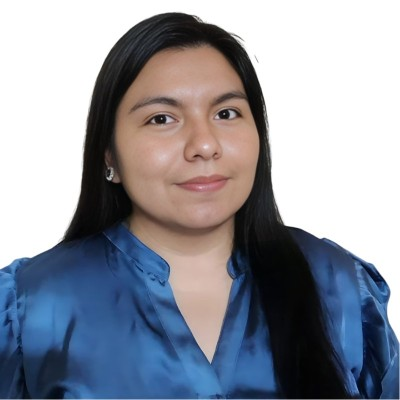
#> input picture assets/foto.png, 400 x 400 px
$ python generate_banner.py
#> lines starting #> are read from the running program, lines starting #| are printed output that depends on the picture
### scripts/pixel_icons.py
"""
Íconos de píxeles para el carrusel del panel (cuadrícula de 48 x 48).

Cada función devuelve un Canvas con:
  - px:     {(fila, col): intensidad 0..1}  -> un píxel por celda
  - blocks: [(col, fila, ancho, alto, intensidad)] -> bloques grandes (mapa de commits)

Intensidad 1 = lo más destacado (claro en tema oscuro, oscuro en tema claro).
Son dibujos propios y genéricos, no logos de marcas.
"""
import math
import random

N = 48


class Canvas:
    def __init__(self):
        self.px = {}
        self.blocks = []

    def set(self, x, y, i):
        x, y = int(round(x)), int(round(y))
        if 0 <= x < N and 0 <= y < N:
            self.px[(y, x)] = max(self.px.get((y, x), 0), i)

    def dot(self, x, y, i, t=1):
        off = (t - 1) / 2
        for dy in range(t):
            for dx in range(t):
                self.set(x + dx - off, y + dy - off, i)

    def line(self, x0, y0, x1, y1, i, t=1):
        n = int(max(abs(x1 - x0), abs(y1 - y0)) * 2) + 1
        for k in range(n + 1):
            f = k / n
            self.dot(x0 + (x1 - x0) * f, y0 + (y1 - y0) * f, i, t)

    def poly(self, pts, i, t=1):
        for (x0, y0), (x1, y1) in zip(pts, pts[1:]):
            self.line(x0, y0, x1, y1, i, t)

    def rect(self, x0, y0, x1, y1, i):
        for y in range(y0, y1 + 1):
            for x in range(x0, x1 + 1):
                self.set(x, y, i)

    def box(self, x0, y0, x1, y1, i):
        self.line(x0, y0, x1, y0, i)
        self.line(x0, y1, x1, y1, i)
        self.line(x0, y0, x0, y1, i)
        self.line(x1, y0, x1, y1, i)

    def disc(self, cx, cy, r, i):
        for y in range(int(cy - r - 1), int(cy + r + 2)):
            for x in range(int(cx - r - 1), int(cx + r + 2)):
                if (x - cx) ** 2 + (y - cy) ** 2 <= r * r:
                    self.set(x, y, i)

    def ellipse(self, cx, cy, rx, ry, i, a0=0, a1=2 * math.pi):
        steps = 240
        pts = [(cx + rx * math.cos(a0 + (a1 - a0) * k / steps),
                cy + ry * math.sin(a0 + (a1 - a0) * k / steps)) for k in range(steps + 1)]
        self.poly(pts, i)


def bi_chart():
    """Gráfico de barras con línea de tendencia: dashboards / Power BI."""
    c = Canvas()
    c.line(6, 41, 43, 41, 0.55)
    c.line(6, 5, 6, 41, 0.55)
    heights = [11, 19, 15, 25, 31]
    tops = []
    for k, h in enumerate(heights):
        x0 = 10 + k * 7
        top = 40 - h
        c.rect(x0, top, x0 + 4, 40, 0.45 + k * 0.08)
        c.line(x0, top, x0 + 4, top, 1.0)
        tops.append((x0 + 2, top - 5))
    c.poly(tops, 1.0)
    for x, y in tops:
        c.dot(x, y, 1.0, 2)
    return c


def database():
    """Cilindro de base de datos: SQL."""
    c = Canvas()
    cx, rx, ry, top, bot = 24, 15, 5, 9, 38
    c.ellipse(cx, top, rx, ry, 1.0)
    for y in range(top - ry + 1, top + ry):
        for x in range(cx - rx + 1, cx + rx):
            if ((x - cx) / rx) ** 2 + ((y - top) / ry) ** 2 < 0.75:
                c.set(x, y, 0.4)
    c.line(cx - rx, top, cx - rx, bot, 1.0)
    c.line(cx + rx, top, cx + rx, bot, 1.0)
    c.ellipse(cx, bot, rx, ry, 1.0, 0, math.pi)
    for yb in (top + 10, top + 20):
        c.ellipse(cx, yb, rx, ry, 0.75, 0, math.pi)
    for y in (top + 6, top + 16, top + 26):  # lucecitas de los discos
        c.dot(cx + rx - 4, y + 2, 1.0)
        c.dot(cx + rx - 7, y + 2, 0.6)
    return c


def neural_net():
    """Red neuronal de 3 capas: IA / Machine Learning."""
    c = Canvas()
    layers = [(8, [12, 24, 36]), (24, [7, 18, 30, 41]), (40, [17, 31])]
    for (x0, ys0), (x1, ys1) in zip(layers, layers[1:]):
        for y0 in ys0:
            for y1 in ys1:
                c.line(x0, y0, x1, y1, 0.35)
    for x, ys in layers:
        for y in ys:
            c.disc(x, y, 3.3, 0.8)
            c.disc(x, y, 1.6, 1.0)
    return c


def vision():
    """Ojo con visor de cámara: visión por computadora."""
    c = Canvas()
    up, lo = [], []
    for k in range(73):
        x = 5 + k * 0.53
        h = 12 * (1 - ((x - 24) / 19) ** 2)
        up.append((x, 24 - h))
        lo.append((x, 24 + h))
    c.poly(up, 1.0, 2)
    c.poly(lo, 1.0, 2)
    c.disc(24, 24, 8, 0.6)
    c.disc(24, 24, 3.8, 0.2)
    c.dot(21, 21, 1.0, 2)
    for sx, sy in ((1, 1), (46, 1), (1, 46), (46, 46)):  # esquinas del visor
        dx = 1 if sx < 24 else -1
        dy = 1 if sy < 24 else -1
        c.line(sx, sy, sx + dx * 6, sy, 0.75, 2)
        c.line(sx, sy, sx, sy + dy * 6, 0.75, 2)
    return c


def wavelet():
    """Onda wavelet (Morlet) con su envolvente: procesamiento de señales."""
    c = Canvas()
    c.line(3, 24, 44, 24, 0.3)
    pts = []
    for k in range(165):
        x = 3 + k * 0.25
        e = math.exp(-((x - 24) / 10) ** 2)
        pts.append((x, 24 - 15 * e * math.cos((x - 24) * 0.5)))
        if k % 8 == 0:
            c.set(x, 24 - 15 * e - 3, 0.45)
            c.set(x, 24 + 15 * e + 3, 0.45)
    c.poly(pts, 1.0, 2)
    return c


def chip():
    """Microcontrolador con pines: sistemas embebidos."""
    c = Canvas()
    c.rect(13, 13, 34, 34, 0.35)
    c.box(13, 13, 34, 34, 0.9)
    c.rect(19, 19, 28, 28, 0.7)
    c.box(19, 19, 28, 28, 1.0)
    c.dot(16, 16, 1.0, 2)
    for p in (16, 20, 24, 28, 31):
        c.line(p, 6, p, 12, 0.8, 2)
        c.line(p, 35, p, 41, 0.8, 2)
        c.line(6, p, 12, p, 0.8, 2)
        c.line(35, p, 41, p, 0.8, 2)
    return c


def code():
    """Símbolo </>: programación."""
    c = Canvas()
    c.poly([(16, 13), (6, 24), (16, 35)], 1.0, 3)
    c.line(28, 9, 20, 39, 0.75, 3)
    c.poly([(32, 13), (42, 24), (32, 35)], 1.0, 3)
    return c


def commits():
    """Mapa de actividad de 7 x 7 bloques, como las contribuciones de GitHub."""
    c = Canvas()
    rnd = random.Random(7)
    for row in range(7):
        for col in range(7):
            i = rnd.choices([0.12, 0.35, 0.55, 0.8, 1.0], weights=[22, 26, 22, 18, 12])[0]
            c.blocks.append((3 + col * 6, 3 + row * 6, 5, 5, i))
    return c


# (etiqueta que aparece bajo el panel, función)
ICONS = [
    ("dashboards.bi", bi_chart),
    ("sql.query", database),
    ("neural.net", neural_net),
    ("computer.vision", vision),
    ("wavelet.signal", wavelet),
    ("embedded.chip", chip),
    ("code.py", code),
    ("commits.map", commits),
]

### scripts/generate_banner.py
"""
Genera el panel animado del perfil de GitHub de Joanna Carrión.

  pip install pillow
  python scripts/generate_banner.py

Crea assets/banner-dark.svg y assets/banner-light.svg:
  - Izquierda: una terminal que "escribe" tus datos línea por línea.
  - Derecha: un carrusel de píxeles que se disuelve de una imagen a otra:
    tu retrato y luego íconos de tus áreas (BI, SQL, redes neuronales,
    visión, señales, embebidos, código, commits). Debajo, el nombre de cada
    imagen; al lado, tres mini datos.

Para cambiar textos edita LINES o TILES; los íconos están en
scripts/pixel_icons.py (lista ICONS); para cambiar la foto reemplaza
assets/foto.png (mejor con fondo blanco). Luego vuelve a ejecutar el script
y cambia ?v=N en el README para que GitHub no muestre la versión vieja.
"""
import os
import random
from xml.sax.saxutils import escape

from PIL import Image, ImageOps

from pixel_icons import ICONS

HERE = os.path.dirname(os.path.abspath(__file__))
ASSETS = os.path.normpath(os.path.join(HERE, "..", "assets"))

# ---------------------------------------------------------------- contenido
USER = "joanna@data"
COMMAND = "./profile.sh --live"

LINES = [  # (clave, valor)
    ("nombre", "Joanna Carrión"),
    ("formación", "Ingeniería Electrónica"),
    ("enfoque", "Data Analytics & Business Intelligence"),
    ("stack", "Python · SQL · Power BI · MATLAB"),
    ("ml / ia", "TensorFlow · PyTorch · Redes Neuronales"),
    ("intereses", "Visión por Computadora · Señales · Embebidos"),
    ("aprendiendo", "IA · Power BI · HTML / CSS"),
    ("estado", "abierta a colaborar"),  # la última lleva un punto verde que late
]

TILES = [  # (número, etiqueta)
    ("3", "proyectos"),
    ("10+", "tecnologías"),
    ("4", "intereses"),
]

PHOTO = os.path.join(ASSETS, "foto.png")
CROP = (55, 0, 345, 290)   # recorte cuadrado (izq, arriba, der, abajo) sobre la foto de 400x400
GRID = 48                  # retrato de 48 x 48 píxeles
PITCH, CELL = 6, 5         # separación y tamaño de cada píxel
PORTRAIT_S = 7.0           # segundos que se ve el retrato
ICON_S = 7.0               # segundos que se ve cada ícono
FADE_S = 0.4               # duración del fundido de cada píxel
JITTER_S = 0.8             # desfase entre grupos de píxeles (efecto disolución)
SUB = 6                    # grupos de píxeles por imagen

# ---------------------------------------------------------------- temas
THEMES = {
    "dark": dict(
        bg="#0d1117", panel="#161b22", bar="#1c2230", border="#30363d",
        text="#e6edf3", muted="#8b949e", key="#79c0ff", accent="#3fa9f5",
        green="#3fb950", tile="#0d1117",
        back=["#161c26", "#132235", "#152c45", "#183757"],      # fondo que titila
        ramp=["#0f2a47", "#1d5f99", "#5fb2ec", "#e8f6ff"],      # oscuro -> claro
    ),
    "light": dict(
        bg="#ffffff", panel="#f6f8fa", bar="#eaeef2", border="#d0d7de",
        text="#24292f", muted="#57606a", key="#0550ae", accent="#007acc",
        green="#1a7f37", tile="#ffffff",
        back=["#eef2f6", "#e5edf5", "#dbe7f3", "#d0e1f1"],
        ramp=["#0a2540", "#1b5f9c", "#5ea6dd", "#cfe6f7"],
    ),
}

W, H = 1200, 420
FONT = "'JetBrains Mono','Fira Code',Consolas,Menlo,'DejaVu Sans Mono',monospace"
CHAR = 9.0  # ancho aproximado de un carácter a 15px
LEVELS = 10


def lerp_hex(stops, x):
    """Interpola un color entre varias paradas hex, x en [0, 1]."""
    x = min(max(x, 0.0), 1.0) * (len(stops) - 1)
    i = min(int(x), len(stops) - 2)
    f = x - i
    a = [int(stops[i][k:k + 2], 16) for k in (1, 3, 5)]
    b = [int(stops[i + 1][k:k + 2], 16) for k in (1, 3, 5)]
    return "#" + "".join(f"{round(a[j] + (b[j] - a[j]) * f):02x}" for j in range(3))


def portrait_levels():
    """Devuelve una matriz GRID x GRID con None (fondo) o un nivel 0..LEVELS-1."""
    im = Image.open(PHOTO).convert("RGB").crop(CROP)
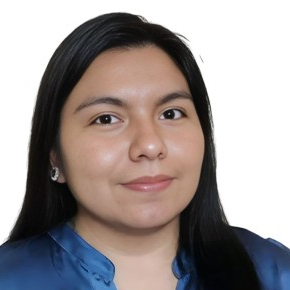
#> im: PIL image 290x290 RGB; mean R, G, B 157.3, 149.1, 148.4
    big = im.resize((GRID * 8, GRID * 8), Image.LANCZOS)
    # máscara de fondo: píxeles casi blancos y poco saturados
    px = big.load()
    mask = Image.new("L", big.size)
#> mask: PIL image 384x384 L; every value is 0
    mp = mask.load()
    for y in range(big.size[1]):
        for x in range(big.size[0]):
            r, g, b = px[x, y]
            mp[x, y] = 255 if min(r, g, b) > 222 and max(r, g, b) - min(r, g, b) < 28 else 0
    gray = ImageOps.grayscale(big).load()
    cs = big.size[0] // GRID
#> cs = 8
    cells = {}
    for gy_ in range(GRID):
        for gx_ in range(GRID):
            vals, bgc = [], 0
            for y in range(gy_ * cs, (gy_ + 1) * cs):
                for x in range(gx_ * cs, (gx_ + 1) * cs):
                    if mp[x, y]:
                        bgc += 1
                    else:
                        vals.append(gray[x, y])
            # fondo si más de un tercio de la celda es blanco
            if bgc > cs * cs * 0.33 or not vals:
                cells[(gx_, gy_)] = None
            else:
                cells[(gx_, gy_)] = sum(vals) / len(vals)
#> after the loop, cells = 2304 items

    # ecualización por rangos: reparte los tonos para que se lean ojos, boca y cabello
    fg = sorted(v for v in cells.values() if v is not None)
#> fg = 1446 values from 3.92 to 196.7
    n = len(fg)
#> n = 1446
    import bisect
    out = []
    for y in range(GRID):
        row = []
        for x in range(GRID):
            v = cells[(x, y)]
            if v is None:
                row.append(None)
            else:
                rank = bisect.bisect_left(fg, v) / max(1, n - 1)
                row.append(min(LEVELS - 1, int(rank * LEVELS)))
        out.append(row)
#> after the loop, out = 48 items
    return out


def build(theme_name: str, levels) -> str:
    t = THEMES[theme_name]
    rnd = random.Random(20)  # semilla fija: mismo patrón en cada ejecución
    out = []
    a = out.append
    bk = t["back"]

    a(f'<svg xmlns="http://www.w3.org/2000/svg" width="{W}" height="{H}" viewBox="0 0 {W} {H}" '
      f'role="img" aria-label="Joanna Carrión - profile.sh --live">')
    a("<title>Joanna Carrión · Data Analytics, BI e Inteligencia Artificial</title>")
    a("<style>")
    a(f"text{{font-family:{FONT};}}")
    a(f"@keyframes b0{{0%,85%,100%{{fill:{bk[0]}}}92%{{fill:{bk[2]}}}}}")
    a(f"@keyframes b1{{0%,100%{{fill:{bk[0]}}}50%{{fill:{bk[1]}}}}}")
    a(f"@keyframes b2{{0%,100%{{fill:{bk[1]}}}50%{{fill:{bk[2]}}}}}")
    a(f"@keyframes b3{{0%,100%{{fill:{bk[0]}}}45%{{fill:{bk[3]}}}60%{{fill:{bk[2]}}}}}")
    # carrusel: cada imagen aparece y desaparece en su turno dentro de un ciclo de CYCLE segundos
    cycle = PORTRAIT_S + ICON_S * len(ICONS)

    def frame_kf(name, hold):
        p = lambda s: f"{s / cycle * 100:.2f}%"
        return (f"@keyframes {name}{{0%{{opacity:0}}{p(FADE_S)}{{opacity:1}}{p(hold)}{{opacity:1}}"
                f"{p(hold + FADE_S)}{{opacity:0}}100%{{opacity:0}}}}")
    a(frame_kf("fp", PORTRAIT_S))
    a(frame_kf("fi", ICON_S))
    a(f".fp{{animation:fp {cycle}s linear infinite both}}")
    a(f".fi{{animation:fi {cycle}s linear infinite both}}")
    durs = [2.6, 3.4, 4.2, 5.0, 6.2]
    for k in range(4):
        for j, d in enumerate(durs):
            a(f".b{k}{j}{{animation:b{k} {d}s ease-in-out infinite}}")
    a("@keyframes blink{0%,49%{opacity:1}50%,100%{opacity:0}}")
    a("@keyframes pulse{0%,100%{opacity:1}50%{opacity:.25}}")
    a(".cur{animation:blink 1s steps(1) infinite}")
    a(".pulse{animation:pulse 1.6s ease-in-out infinite}")
    a("</style>")

    a('<defs>')
    a(f'<linearGradient id="scan" x1="0" y1="0" x2="0" y2="1">'
      f'<stop offset="0" stop-color="{t["accent"]}" stop-opacity="0"/>'
      f'<stop offset=".5" stop-color="{t["accent"]}" stop-opacity=".28"/>'
      f'<stop offset="1" stop-color="{t["accent"]}" stop-opacity="0"/></linearGradient>')

    # ------------------------------------------------ terminal: recortes para el efecto de tipeo
    tx, ty, tw, th = 20, 20, 712, 380
    x0, y0, lh = 48, 92, 29
    key_w = 150
    rows = [("cmd", None)] + [("kv", kv) for kv in LINES] + [("prompt", None)]
    begin = 0.5
    timing = []
    for kind, kv in rows:
        if kind == "cmd":
            n, dur = len(USER) + 4 + len(COMMAND), 0.8
        elif kind == "kv":
            n, dur = 2 + key_w / CHAR + len(kv[1]) + 2, max(0.25, len(kv[1]) * 0.016)
        else:
            n, dur = len(USER) + 6, 0.3
        timing.append((begin, dur, n * CHAR + 30))
        begin += dur + (0.35 if kind == "cmd" else 0.08)

    for i, (b, d, width) in enumerate(timing):
        y = y0 + i * lh
        a(f'<clipPath id="l{i}"><rect x="{x0 - 4}" y="{y - 18}" height="{lh}" width="0">'
          f'<animate attributeName="width" from="0" to="{width:.0f}" begin="{b:.2f}s" '
          f'dur="{d:.2f}s" fill="freeze"/></rect></clipPath>')

    px, py, pw, ph = 752, 20, 428, 380
    gx, gy = px + 14, py + 46
    gsz = GRID * PITCH - (PITCH - CELL)
    a(f'<clipPath id="gridclip"><rect x="{gx}" y="{gy}" width="{gsz}" height="{gsz}" rx="6"/></clipPath>')
    a('</defs>')

    # ------------------------------------------------ fondo
    a(f'<rect x="0.5" y="0.5" width="{W - 1}" height="{H - 1}" rx="16" fill="{t["bg"]}" stroke="{t["border"]}"/>')

    # ------------------------------------------------ ventana de terminal
    a(f'<rect x="{tx}" y="{ty}" width="{tw}" height="{th}" rx="12" fill="{t["panel"]}" stroke="{t["border"]}"/>')
    a(f'<path d="M{tx} {ty + 12} a12 12 0 0 1 12 -12 h{tw - 24} a12 12 0 0 1 12 12 v24 h-{tw} z" fill="{t["bar"]}"/>')
    a(f'<line x1="{tx}" y1="{ty + 36}" x2="{tx + tw}" y2="{ty + 36}" stroke="{t["border"]}"/>')
    for k, col in enumerate(["#ff5f57", "#febc2e", "#28c840"]):
        a(f'<circle cx="{tx + 22 + k * 20}" cy="{ty + 18}" r="6" fill="{col}"/>')
    a(f'<text x="{tx + tw / 2}" y="{ty + 23}" font-size="13" fill="{t["muted"]}" text-anchor="middle">'
      f'{USER}: ~ — profile.sh --live</text>')

    for i, (kind, kv) in enumerate(rows):
        y = y0 + i * lh
        g = f'<g clip-path="url(#l{i})">'
        if kind == "cmd":
            g += (f'<text x="{x0}" y="{y}" font-size="15"><tspan fill="{t["accent"]}" font-weight="700">{USER}</tspan>'
                  f'<tspan fill="{t["muted"]}">:~$ </tspan><tspan fill="{t["text"]}">{escape(COMMAND)}</tspan></text>')
        elif kind == "kv":
            k, v = kv
            vx = x0 + 18 + key_w
            g += f'<text x="{x0}" y="{y}" font-size="15" fill="{t["accent"]}">›</text>'
            g += f'<text x="{x0 + 18}" y="{y}" font-size="15" fill="{t["key"]}">{escape(k)}</text>'
            if i == len(rows) - 2:  # estado: punto verde que late
                g += f'<circle class="pulse" cx="{vx + 5}" cy="{y - 5}" r="5" fill="{t["green"]}"/>'
                g += f'<text x="{vx + 18}" y="{y}" font-size="15" fill="{t["green"]}" font-weight="700">{escape(v)}</text>'
            else:
                g += f'<text x="{vx}" y="{y}" font-size="15" fill="{t["text"]}">{escape(v)}</text>'
        else:
            g += (f'<text x="{x0}" y="{y}" font-size="15"><tspan fill="{t["accent"]}" font-weight="700">{USER}</tspan>'
                  f'<tspan fill="{t["muted"]}">:~$</tspan></text>')
            cx = x0 + (len(USER) + 4) * CHAR
            g += f'<rect class="cur" x="{cx:.0f}" y="{y - 14}" width="9" height="18" fill="{t["accent"]}"/>'
        g += "</g>"
        a(g)

    # ------------------------------------------------ panel del retrato
    a(f'<rect x="{px}" y="{py}" width="{pw}" height="{ph}" rx="12" fill="{t["panel"]}" stroke="{t["border"]}"/>')
    a(f'<circle class="pulse" cx="{px + 22}" cy="{py + 23}" r="5" fill="{t["green"]}"/>')
    a(f'<text x="{px + 36}" y="{py + 28}" font-size="13" fill="{t["muted"]}">live · joanna.px</text>')
    a(f'<text x="{px + pw - 18}" y="{py + 28}" font-size="13" fill="{t["accent"]}" text-anchor="end" '
      f'font-weight="700">{GRID}×{GRID}</text>')

    ramp = [lerp_hex(t["ramp"], i / (LEVELS - 1)) for i in range(LEVELS)]
    # capa de fondo: píxeles que titilan siempre
    a('<g>')
    for r in range(GRID):
        for c in range(GRID):
            x, y = gx + c * PITCH, gy + r * PITCH
            if rnd.random() < 0.85:  # solo una parte titila, para que el SVG sea liviano
                a(f'<rect x="{x}" y="{y}" width="{CELL}" height="{CELL}" fill="{bk[rnd.choice([0, 0, 1])]}"/>')
                continue
            k = rnd.choices(range(4), weights=[40, 30, 18, 12])[0]
            j = rnd.randrange(5)
            a(f'<rect x="{x}" y="{y}" width="{CELL}" height="{CELL}" fill="{bk[0]}" class="b{k}{j}" '
              f'style="animation-delay:-{rnd.uniform(0, 6):.2f}s"/>')
    a('</g>')

    def icon_level(i):
        """Intensidad 0..1 -> índice de la rampa (claro=destacado en oscuro, al revés en claro)."""
        if theme_name == "dark":
            return min(LEVELS - 1, round(2 + i * 7))
        return max(0, round((1 - i) * 7))

    # carrusel: retrato y luego cada ícono. Los píxeles de cada imagen se reparten en
    # SUB grupos con un pequeño desfase entre sí: se ve como una disolución, pero el
    # navegador solo anima unos pocos grupos (liviano y fluido en GitHub).
    starts = [0.3] + [0.3 + PORTRAIT_S + k * ICON_S for k in range(len(ICONS))]
    offs = [JITTER_S * j / (SUB - 1) for j in range(SUB)]

    def emit_frame(k, rects, cls):
        buckets = [[] for _ in range(SUB)]
        for rect in rects:
            buckets[rnd.randrange(SUB)].append(rect)
        for j, bucket in enumerate(buckets):
            op = "" if k == 0 else ' opacity="0"'  # sin animación se ve el retrato
            a(f'<g class="{cls}"{op} style="animation-delay:{starts[k] + offs[j]:.2f}s">')
            a("".join(bucket))
            a('</g>')

    rects = []
    for r in range(GRID):
        for c in range(GRID):
            lv = levels[r][c]
            if lv is not None:
                rects.append(f'<rect x="{gx + c * PITCH}" y="{gy + r * PITCH}" width="{CELL}" '
                             f'height="{CELL}" fill="{ramp[lv]}"/>')
    emit_frame(0, rects, "fp")
    for k, (_, fn) in enumerate(ICONS):
        cv = fn()
        rects = [f'<rect x="{gx + c * PITCH}" y="{gy + r * PITCH}" width="{CELL}" height="{CELL}" '
                 f'fill="{ramp[icon_level(i)]}"/>' for (r, c), i in sorted(cv.px.items())]
        rects += [f'<rect x="{gx + c * PITCH}" y="{gy + r * PITCH}" width="{w * PITCH - (PITCH - CELL)}" '
                  f'height="{h * PITCH - (PITCH - CELL)}" rx="3" fill="{ramp[icon_level(i)]}"/>'
                  for (c, r, w, h, i) in cv.blocks]
        emit_frame(k + 1, rects, "fi")

    # barrido de luz vertical sobre el retrato
    a(f'<rect clip-path="url(#gridclip)" x="{gx}" y="{gy - 50}" width="{gsz}" height="50" fill="url(#scan)">'
      f'<animateTransform attributeName="transform" type="translate" from="0 0" to="0 {gsz + 50}" '
      f'dur="5s" begin="3s" repeatCount="indefinite"/></rect>')

    # leyenda tipo "menos ▢▢▢ más", como el mapa de contribuciones
    ly = gy + gsz + 22
    a(f'<text x="{gx}" y="{ly}" font-size="11" fill="{t["muted"]}">menos</text>')
    for i in range(5):
        a(f'<rect x="{gx + 44 + i * 13}" y="{ly - 9}" width="10" height="10" rx="2" '
          f'fill="{ramp[round(i * (LEVELS - 1) / 4)]}"/>')
    a(f'<text x="{gx + 44 + 5 * 13 + 4}" y="{ly}" font-size="11" fill="{t["muted"]}">más</text>')
    # nombre de la imagen que se está mostrando, sincronizado con el carrusel
    labels = ["joanna.png"] + [lab for lab, _ in ICONS]
    for k, lab in enumerate(labels):
        cls, op = ("fp", "") if k == 0 else ("fi", ' opacity="0"')
        a(f'<text x="{gx + gsz}" y="{ly}" font-size="11" fill="{t["accent"]}" text-anchor="end" '
          f'class="{cls}"{op} style="animation-delay:{starts[k] + 0.2:.2f}s">{escape(lab)}</text>')

    # mini datos apilados a la derecha
    tx2 = gx + gsz + 12
    tw2 = px + pw - 14 - tx2
    tile_h = (gsz - 2 * 10) / 3
    for i, (num, label) in enumerate(TILES):
        y = gy + i * (tile_h + 10)
        a(f'<g opacity="0"><animate attributeName="opacity" from="0" to="1" begin="{0.8 + i * 0.3:.1f}s" '
          f'dur="0.6s" fill="freeze"/>')
        a(f'<rect x="{tx2}" y="{y:.0f}" width="{tw2}" height="{tile_h:.0f}" rx="8" fill="{t["tile"]}" stroke="{t["border"]}"/>')
        a(f'<text x="{tx2 + 12}" y="{y + tile_h / 2 + 2:.0f}" font-size="26" font-weight="700" fill="{t["accent"]}">{escape(num)}</text>')
        a(f'<text x="{tx2 + 12}" y="{y + tile_h / 2 + 22:.0f}" font-size="11" fill="{t["muted"]}">{escape(label)}</text>')
        a('</g>')

    a("</svg>")
    return "\n".join(out)


if __name__ == "__main__":
    lv = portrait_levels()
#> lv = 48 items
    os.makedirs(ASSETS, exist_ok=True)
    for name in THEMES:
        path = os.path.join(ASSETS, f"banner-{name}.svg")
        with open(path, "w", encoding="utf-8") as f:
            f.write(build(name, lv))
        print(f"ok  {path}  ({os.path.getsize(path) / 1024:.0f} KB)")
